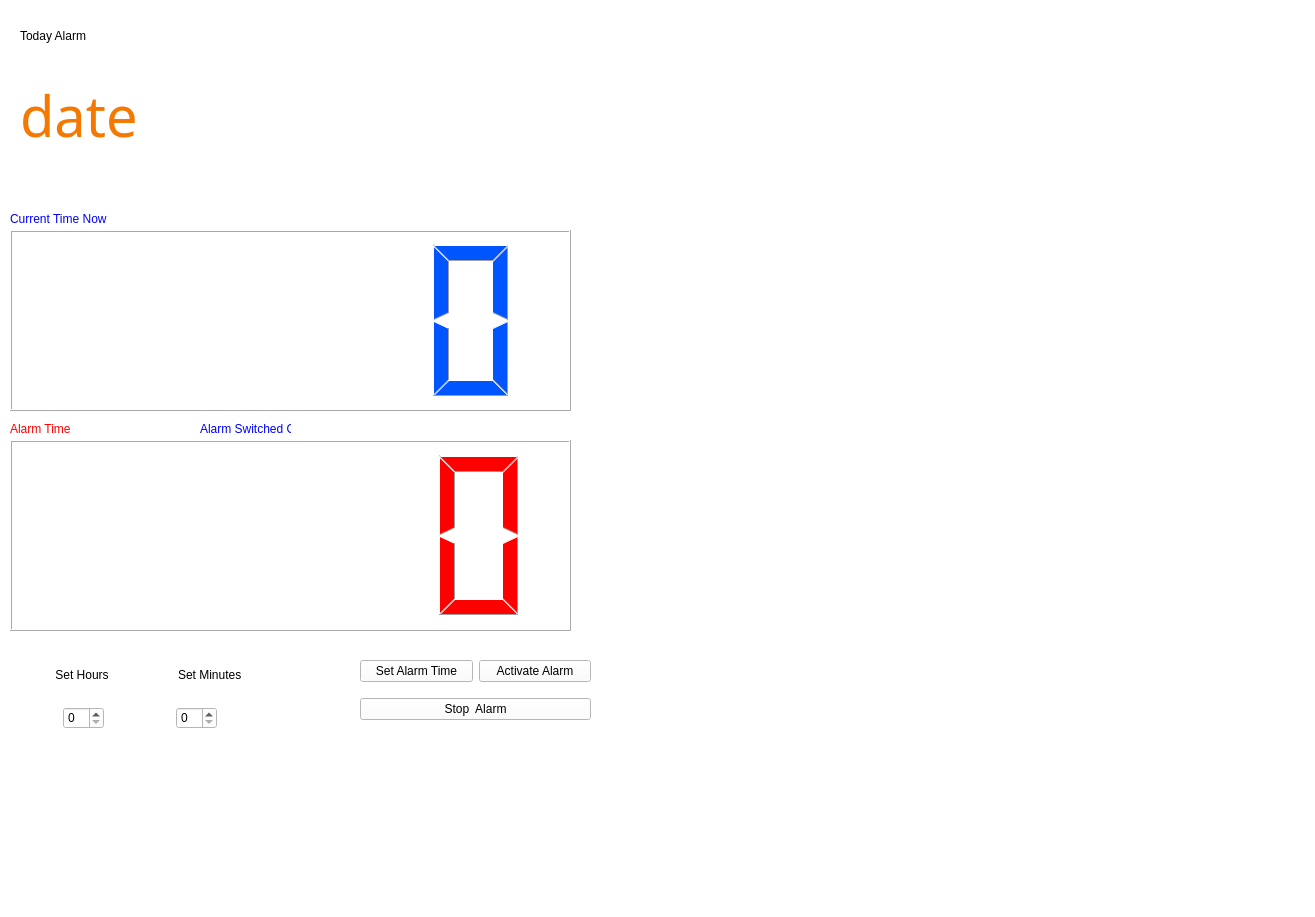
<?xml version="1.0" encoding="UTF-8"?>
<ui version="4.0">
 <class>Alarm</class>
 <widget class="QWidget" name="Alarm">
  <property name="windowModality">
   <enum>Qt::WindowModal</enum>
  </property>
  <property name="geometry">
   <rect>
    <x>0</x>
    <y>0</y>
    <width>1315</width>
    <height>917</height>
   </rect>
  </property>
  <property name="sizePolicy">
   <sizepolicy hsizetype="Fixed" vsizetype="Fixed">
    <horstretch>0</horstretch>
    <verstretch>0</verstretch>
   </sizepolicy>
  </property>
  <property name="palette">
   <palette>
    <active>
     <colorrole role="WindowText">
      <brush brushstyle="SolidPattern">
       <color alpha="255">
        <red>255</red>
        <green>255</green>
        <blue>255</blue>
       </color>
      </brush>
     </colorrole>
     <colorrole role="Button">
      <brush brushstyle="SolidPattern">
       <color alpha="255">
        <red>255</red>
        <green>255</green>
        <blue>255</blue>
       </color>
      </brush>
     </colorrole>
     <colorrole role="Base">
      <brush brushstyle="SolidPattern">
       <color alpha="255">
        <red>255</red>
        <green>255</green>
        <blue>255</blue>
       </color>
      </brush>
     </colorrole>
     <colorrole role="Window">
      <brush brushstyle="SolidPattern">
       <color alpha="255">
        <red>255</red>
        <green>255</green>
        <blue>255</blue>
       </color>
      </brush>
     </colorrole>
    </active>
    <inactive>
     <colorrole role="WindowText">
      <brush brushstyle="SolidPattern">
       <color alpha="255">
        <red>255</red>
        <green>255</green>
        <blue>255</blue>
       </color>
      </brush>
     </colorrole>
     <colorrole role="Button">
      <brush brushstyle="SolidPattern">
       <color alpha="255">
        <red>255</red>
        <green>255</green>
        <blue>255</blue>
       </color>
      </brush>
     </colorrole>
     <colorrole role="Base">
      <brush brushstyle="SolidPattern">
       <color alpha="255">
        <red>255</red>
        <green>255</green>
        <blue>255</blue>
       </color>
      </brush>
     </colorrole>
     <colorrole role="Window">
      <brush brushstyle="SolidPattern">
       <color alpha="255">
        <red>255</red>
        <green>255</green>
        <blue>255</blue>
       </color>
      </brush>
     </colorrole>
    </inactive>
    <disabled>
     <colorrole role="WindowText">
      <brush brushstyle="SolidPattern">
       <color alpha="255">
        <red>119</red>
        <green>120</green>
        <blue>120</blue>
       </color>
      </brush>
     </colorrole>
     <colorrole role="Button">
      <brush brushstyle="SolidPattern">
       <color alpha="255">
        <red>255</red>
        <green>255</green>
        <blue>255</blue>
       </color>
      </brush>
     </colorrole>
     <colorrole role="Base">
      <brush brushstyle="SolidPattern">
       <color alpha="255">
        <red>255</red>
        <green>255</green>
        <blue>255</blue>
       </color>
      </brush>
     </colorrole>
     <colorrole role="Window">
      <brush brushstyle="SolidPattern">
       <color alpha="255">
        <red>255</red>
        <green>255</green>
        <blue>255</blue>
       </color>
      </brush>
     </colorrole>
    </disabled>
   </palette>
  </property>
  <property name="windowTitle">
   <string>Alarm</string>
  </property>
  <property name="styleSheet">
   <string notr="true">background-color: rgb(255, 255, 255);</string>
  </property>
  <widget class="QLCDNumber" name="timeLCD">
   <property name="geometry">
    <rect>
     <x>10</x>
     <y>230</y>
     <width>561</width>
     <height>181</height>
    </rect>
   </property>
   <property name="sizePolicy">
    <sizepolicy hsizetype="Fixed" vsizetype="Fixed">
     <horstretch>0</horstretch>
     <verstretch>0</verstretch>
    </sizepolicy>
   </property>
   <property name="palette">
    <palette>
     <active>
      <colorrole role="WindowText">
       <brush brushstyle="SolidPattern">
        <color alpha="255">
         <red>0</red>
         <green>85</green>
         <blue>255</blue>
        </color>
       </brush>
      </colorrole>
      <colorrole role="Button">
       <brush brushstyle="SolidPattern">
        <color alpha="255">
         <red>255</red>
         <green>255</green>
         <blue>255</blue>
        </color>
       </brush>
      </colorrole>
      <colorrole role="Base">
       <brush brushstyle="SolidPattern">
        <color alpha="255">
         <red>255</red>
         <green>255</green>
         <blue>255</blue>
        </color>
       </brush>
      </colorrole>
      <colorrole role="Window">
       <brush brushstyle="SolidPattern">
        <color alpha="255">
         <red>255</red>
         <green>255</green>
         <blue>255</blue>
        </color>
       </brush>
      </colorrole>
     </active>
     <inactive>
      <colorrole role="WindowText">
       <brush brushstyle="SolidPattern">
        <color alpha="255">
         <red>0</red>
         <green>85</green>
         <blue>255</blue>
        </color>
       </brush>
      </colorrole>
      <colorrole role="Button">
       <brush brushstyle="SolidPattern">
        <color alpha="255">
         <red>255</red>
         <green>255</green>
         <blue>255</blue>
        </color>
       </brush>
      </colorrole>
      <colorrole role="Base">
       <brush brushstyle="SolidPattern">
        <color alpha="255">
         <red>255</red>
         <green>255</green>
         <blue>255</blue>
        </color>
       </brush>
      </colorrole>
      <colorrole role="Window">
       <brush brushstyle="SolidPattern">
        <color alpha="255">
         <red>255</red>
         <green>255</green>
         <blue>255</blue>
        </color>
       </brush>
      </colorrole>
     </inactive>
     <disabled>
      <colorrole role="WindowText">
       <brush brushstyle="SolidPattern">
        <color alpha="255">
         <red>119</red>
         <green>120</green>
         <blue>120</blue>
        </color>
       </brush>
      </colorrole>
      <colorrole role="Button">
       <brush brushstyle="SolidPattern">
        <color alpha="255">
         <red>255</red>
         <green>255</green>
         <blue>255</blue>
        </color>
       </brush>
      </colorrole>
      <colorrole role="Base">
       <brush brushstyle="SolidPattern">
        <color alpha="255">
         <red>255</red>
         <green>255</green>
         <blue>255</blue>
        </color>
       </brush>
      </colorrole>
      <colorrole role="Window">
       <brush brushstyle="SolidPattern">
        <color alpha="255">
         <red>255</red>
         <green>255</green>
         <blue>255</blue>
        </color>
       </brush>
      </colorrole>
     </disabled>
    </palette>
   </property>
  </widget>
  <widget class="QLCDNumber" name="alarmLCD">
   <property name="geometry">
    <rect>
     <x>10</x>
     <y>440</y>
     <width>561</width>
     <height>191</height>
    </rect>
   </property>
   <property name="sizePolicy">
    <sizepolicy hsizetype="Fixed" vsizetype="Fixed">
     <horstretch>0</horstretch>
     <verstretch>0</verstretch>
    </sizepolicy>
   </property>
   <property name="palette">
    <palette>
     <active>
      <colorrole role="WindowText">
       <brush brushstyle="SolidPattern">
        <color alpha="255">
         <red>255</red>
         <green>0</green>
         <blue>0</blue>
        </color>
       </brush>
      </colorrole>
      <colorrole role="Button">
       <brush brushstyle="SolidPattern">
        <color alpha="255">
         <red>255</red>
         <green>255</green>
         <blue>255</blue>
        </color>
       </brush>
      </colorrole>
      <colorrole role="Base">
       <brush brushstyle="SolidPattern">
        <color alpha="255">
         <red>255</red>
         <green>255</green>
         <blue>255</blue>
        </color>
       </brush>
      </colorrole>
      <colorrole role="Window">
       <brush brushstyle="SolidPattern">
        <color alpha="255">
         <red>255</red>
         <green>255</green>
         <blue>255</blue>
        </color>
       </brush>
      </colorrole>
     </active>
     <inactive>
      <colorrole role="WindowText">
       <brush brushstyle="SolidPattern">
        <color alpha="255">
         <red>255</red>
         <green>0</green>
         <blue>0</blue>
        </color>
       </brush>
      </colorrole>
      <colorrole role="Button">
       <brush brushstyle="SolidPattern">
        <color alpha="255">
         <red>255</red>
         <green>255</green>
         <blue>255</blue>
        </color>
       </brush>
      </colorrole>
      <colorrole role="Base">
       <brush brushstyle="SolidPattern">
        <color alpha="255">
         <red>255</red>
         <green>255</green>
         <blue>255</blue>
        </color>
       </brush>
      </colorrole>
      <colorrole role="Window">
       <brush brushstyle="SolidPattern">
        <color alpha="255">
         <red>255</red>
         <green>255</green>
         <blue>255</blue>
        </color>
       </brush>
      </colorrole>
     </inactive>
     <disabled>
      <colorrole role="WindowText">
       <brush brushstyle="SolidPattern">
        <color alpha="255">
         <red>119</red>
         <green>120</green>
         <blue>120</blue>
        </color>
       </brush>
      </colorrole>
      <colorrole role="Button">
       <brush brushstyle="SolidPattern">
        <color alpha="255">
         <red>255</red>
         <green>255</green>
         <blue>255</blue>
        </color>
       </brush>
      </colorrole>
      <colorrole role="Base">
       <brush brushstyle="SolidPattern">
        <color alpha="255">
         <red>255</red>
         <green>255</green>
         <blue>255</blue>
        </color>
       </brush>
      </colorrole>
      <colorrole role="Window">
       <brush brushstyle="SolidPattern">
        <color alpha="255">
         <red>255</red>
         <green>255</green>
         <blue>255</blue>
        </color>
       </brush>
      </colorrole>
     </disabled>
    </palette>
   </property>
  </widget>
  <widget class="QLabel" name="label">
   <property name="geometry">
    <rect>
     <x>10</x>
     <y>210</y>
     <width>141</width>
     <height>18</height>
    </rect>
   </property>
   <property name="sizePolicy">
    <sizepolicy hsizetype="Fixed" vsizetype="Fixed">
     <horstretch>0</horstretch>
     <verstretch>0</verstretch>
    </sizepolicy>
   </property>
   <property name="palette">
    <palette>
     <active>
      <colorrole role="WindowText">
       <brush brushstyle="SolidPattern">
        <color alpha="255">
         <red>0</red>
         <green>0</green>
         <blue>255</blue>
        </color>
       </brush>
      </colorrole>
      <colorrole role="Button">
       <brush brushstyle="SolidPattern">
        <color alpha="255">
         <red>255</red>
         <green>255</green>
         <blue>255</blue>
        </color>
       </brush>
      </colorrole>
      <colorrole role="Base">
       <brush brushstyle="SolidPattern">
        <color alpha="255">
         <red>255</red>
         <green>255</green>
         <blue>255</blue>
        </color>
       </brush>
      </colorrole>
      <colorrole role="Window">
       <brush brushstyle="SolidPattern">
        <color alpha="255">
         <red>255</red>
         <green>255</green>
         <blue>255</blue>
        </color>
       </brush>
      </colorrole>
     </active>
     <inactive>
      <colorrole role="WindowText">
       <brush brushstyle="SolidPattern">
        <color alpha="255">
         <red>0</red>
         <green>0</green>
         <blue>255</blue>
        </color>
       </brush>
      </colorrole>
      <colorrole role="Button">
       <brush brushstyle="SolidPattern">
        <color alpha="255">
         <red>255</red>
         <green>255</green>
         <blue>255</blue>
        </color>
       </brush>
      </colorrole>
      <colorrole role="Base">
       <brush brushstyle="SolidPattern">
        <color alpha="255">
         <red>255</red>
         <green>255</green>
         <blue>255</blue>
        </color>
       </brush>
      </colorrole>
      <colorrole role="Window">
       <brush brushstyle="SolidPattern">
        <color alpha="255">
         <red>255</red>
         <green>255</green>
         <blue>255</blue>
        </color>
       </brush>
      </colorrole>
     </inactive>
     <disabled>
      <colorrole role="WindowText">
       <brush brushstyle="SolidPattern">
        <color alpha="255">
         <red>119</red>
         <green>120</green>
         <blue>120</blue>
        </color>
       </brush>
      </colorrole>
      <colorrole role="Button">
       <brush brushstyle="SolidPattern">
        <color alpha="255">
         <red>255</red>
         <green>255</green>
         <blue>255</blue>
        </color>
       </brush>
      </colorrole>
      <colorrole role="Base">
       <brush brushstyle="SolidPattern">
        <color alpha="255">
         <red>255</red>
         <green>255</green>
         <blue>255</blue>
        </color>
       </brush>
      </colorrole>
      <colorrole role="Window">
       <brush brushstyle="SolidPattern">
        <color alpha="255">
         <red>255</red>
         <green>255</green>
         <blue>255</blue>
        </color>
       </brush>
      </colorrole>
     </disabled>
    </palette>
   </property>
   <property name="text">
    <string>Current Time Now</string>
   </property>
  </widget>
  <widget class="QLabel" name="label_2">
   <property name="geometry">
    <rect>
     <x>10</x>
     <y>420</y>
     <width>91</width>
     <height>18</height>
    </rect>
   </property>
   <property name="sizePolicy">
    <sizepolicy hsizetype="Fixed" vsizetype="Fixed">
     <horstretch>0</horstretch>
     <verstretch>0</verstretch>
    </sizepolicy>
   </property>
   <property name="palette">
    <palette>
     <active>
      <colorrole role="WindowText">
       <brush brushstyle="SolidPattern">
        <color alpha="255">
         <red>255</red>
         <green>0</green>
         <blue>0</blue>
        </color>
       </brush>
      </colorrole>
      <colorrole role="Button">
       <brush brushstyle="SolidPattern">
        <color alpha="255">
         <red>255</red>
         <green>255</green>
         <blue>255</blue>
        </color>
       </brush>
      </colorrole>
      <colorrole role="Base">
       <brush brushstyle="SolidPattern">
        <color alpha="255">
         <red>255</red>
         <green>255</green>
         <blue>255</blue>
        </color>
       </brush>
      </colorrole>
      <colorrole role="Window">
       <brush brushstyle="SolidPattern">
        <color alpha="255">
         <red>255</red>
         <green>255</green>
         <blue>255</blue>
        </color>
       </brush>
      </colorrole>
     </active>
     <inactive>
      <colorrole role="WindowText">
       <brush brushstyle="SolidPattern">
        <color alpha="255">
         <red>255</red>
         <green>0</green>
         <blue>0</blue>
        </color>
       </brush>
      </colorrole>
      <colorrole role="Button">
       <brush brushstyle="SolidPattern">
        <color alpha="255">
         <red>255</red>
         <green>255</green>
         <blue>255</blue>
        </color>
       </brush>
      </colorrole>
      <colorrole role="Base">
       <brush brushstyle="SolidPattern">
        <color alpha="255">
         <red>255</red>
         <green>255</green>
         <blue>255</blue>
        </color>
       </brush>
      </colorrole>
      <colorrole role="Window">
       <brush brushstyle="SolidPattern">
        <color alpha="255">
         <red>255</red>
         <green>255</green>
         <blue>255</blue>
        </color>
       </brush>
      </colorrole>
     </inactive>
     <disabled>
      <colorrole role="WindowText">
       <brush brushstyle="SolidPattern">
        <color alpha="255">
         <red>119</red>
         <green>120</green>
         <blue>120</blue>
        </color>
       </brush>
      </colorrole>
      <colorrole role="Button">
       <brush brushstyle="SolidPattern">
        <color alpha="255">
         <red>255</red>
         <green>255</green>
         <blue>255</blue>
        </color>
       </brush>
      </colorrole>
      <colorrole role="Base">
       <brush brushstyle="SolidPattern">
        <color alpha="255">
         <red>255</red>
         <green>255</green>
         <blue>255</blue>
        </color>
       </brush>
      </colorrole>
      <colorrole role="Window">
       <brush brushstyle="SolidPattern">
        <color alpha="255">
         <red>255</red>
         <green>255</green>
         <blue>255</blue>
        </color>
       </brush>
      </colorrole>
     </disabled>
    </palette>
   </property>
   <property name="text">
    <string>Alarm Time</string>
   </property>
  </widget>
  <widget class="QLabel" name="lblalarmstatus">
   <property name="geometry">
    <rect>
     <x>200</x>
     <y>420</y>
     <width>91</width>
     <height>18</height>
    </rect>
   </property>
   <property name="palette">
    <palette>
     <active>
      <colorrole role="WindowText">
       <brush brushstyle="SolidPattern">
        <color alpha="255">
         <red>0</red>
         <green>0</green>
         <blue>255</blue>
        </color>
       </brush>
      </colorrole>
      <colorrole role="Button">
       <brush brushstyle="SolidPattern">
        <color alpha="255">
         <red>255</red>
         <green>255</green>
         <blue>255</blue>
        </color>
       </brush>
      </colorrole>
      <colorrole role="Base">
       <brush brushstyle="SolidPattern">
        <color alpha="255">
         <red>255</red>
         <green>255</green>
         <blue>255</blue>
        </color>
       </brush>
      </colorrole>
      <colorrole role="Window">
       <brush brushstyle="SolidPattern">
        <color alpha="255">
         <red>255</red>
         <green>255</green>
         <blue>255</blue>
        </color>
       </brush>
      </colorrole>
     </active>
     <inactive>
      <colorrole role="WindowText">
       <brush brushstyle="SolidPattern">
        <color alpha="255">
         <red>0</red>
         <green>0</green>
         <blue>255</blue>
        </color>
       </brush>
      </colorrole>
      <colorrole role="Button">
       <brush brushstyle="SolidPattern">
        <color alpha="255">
         <red>255</red>
         <green>255</green>
         <blue>255</blue>
        </color>
       </brush>
      </colorrole>
      <colorrole role="Base">
       <brush brushstyle="SolidPattern">
        <color alpha="255">
         <red>255</red>
         <green>255</green>
         <blue>255</blue>
        </color>
       </brush>
      </colorrole>
      <colorrole role="Window">
       <brush brushstyle="SolidPattern">
        <color alpha="255">
         <red>255</red>
         <green>255</green>
         <blue>255</blue>
        </color>
       </brush>
      </colorrole>
     </inactive>
     <disabled>
      <colorrole role="WindowText">
       <brush brushstyle="SolidPattern">
        <color alpha="255">
         <red>119</red>
         <green>120</green>
         <blue>120</blue>
        </color>
       </brush>
      </colorrole>
      <colorrole role="Button">
       <brush brushstyle="SolidPattern">
        <color alpha="255">
         <red>255</red>
         <green>255</green>
         <blue>255</blue>
        </color>
       </brush>
      </colorrole>
      <colorrole role="Base">
       <brush brushstyle="SolidPattern">
        <color alpha="255">
         <red>255</red>
         <green>255</green>
         <blue>255</blue>
        </color>
       </brush>
      </colorrole>
      <colorrole role="Window">
       <brush brushstyle="SolidPattern">
        <color alpha="255">
         <red>255</red>
         <green>255</green>
         <blue>255</blue>
        </color>
       </brush>
      </colorrole>
     </disabled>
    </palette>
   </property>
   <property name="text">
    <string>Alarm Switched Off</string>
   </property>
  </widget>
  <widget class="QWidget" name="layoutWidget">
   <property name="geometry">
    <rect>
     <x>13</x>
     <y>648</y>
     <width>251</width>
     <height>81</height>
    </rect>
   </property>
   <layout class="QVBoxLayout" name="verticalLayout">
    <item>
     <layout class="QHBoxLayout" name="horizontalLayout">
      <item>
       <spacer name="horizontalSpacer_3">
        <property name="orientation">
         <enum>Qt::Horizontal</enum>
        </property>
        <property name="sizeType">
         <enum>QSizePolicy::Fixed</enum>
        </property>
        <property name="sizeHint" stdset="0">
         <size>
          <width>42</width>
          <height>20</height>
         </size>
        </property>
       </spacer>
      </item>
      <item>
       <widget class="QLabel" name="label_3">
        <property name="text">
         <string>Set Hours</string>
        </property>
        <property name="alignment">
         <set>Qt::AlignCenter</set>
        </property>
        <property name="wordWrap">
         <bool>false</bool>
        </property>
       </widget>
      </item>
      <item>
       <spacer name="horizontalSpacer_4">
        <property name="orientation">
         <enum>Qt::Horizontal</enum>
        </property>
        <property name="sizeHint" stdset="0">
         <size>
          <width>40</width>
          <height>20</height>
         </size>
        </property>
       </spacer>
      </item>
      <item>
       <widget class="QLabel" name="label_4">
        <property name="text">
         <string>Set Minutes</string>
        </property>
       </widget>
      </item>
      <item>
       <spacer name="horizontalSpacer_6">
        <property name="orientation">
         <enum>Qt::Horizontal</enum>
        </property>
        <property name="sizeType">
         <enum>QSizePolicy::Fixed</enum>
        </property>
        <property name="sizeHint" stdset="0">
         <size>
          <width>22</width>
          <height>20</height>
         </size>
        </property>
       </spacer>
      </item>
     </layout>
    </item>
    <item>
     <layout class="QHBoxLayout" name="horizontalLayout_2">
      <item>
       <spacer name="horizontalSpacer_2">
        <property name="orientation">
         <enum>Qt::Horizontal</enum>
        </property>
        <property name="sizeType">
         <enum>QSizePolicy::Fixed</enum>
        </property>
        <property name="sizeHint" stdset="0">
         <size>
          <width>50</width>
          <height>20</height>
         </size>
        </property>
       </spacer>
      </item>
      <item>
       <widget class="QSpinBox" name="spinBoxHrs">
        <property name="maximum">
         <number>23</number>
        </property>
       </widget>
      </item>
      <item>
       <spacer name="horizontalSpacer">
        <property name="orientation">
         <enum>Qt::Horizontal</enum>
        </property>
        <property name="sizeType">
         <enum>QSizePolicy::Fixed</enum>
        </property>
        <property name="sizeHint" stdset="0">
         <size>
          <width>66</width>
          <height>20</height>
         </size>
        </property>
       </spacer>
      </item>
      <item>
       <widget class="QSpinBox" name="spinBoxMinutes">
        <property name="maximum">
         <number>59</number>
        </property>
       </widget>
      </item>
      <item>
       <spacer name="horizontalSpacer_5">
        <property name="orientation">
         <enum>Qt::Horizontal</enum>
        </property>
        <property name="sizeHint" stdset="0">
         <size>
          <width>40</width>
          <height>20</height>
         </size>
        </property>
       </spacer>
      </item>
     </layout>
    </item>
   </layout>
  </widget>
  <widget class="QWidget" name="layoutWidget">
   <property name="geometry">
    <rect>
     <x>360</x>
     <y>650</y>
     <width>231</width>
     <height>81</height>
    </rect>
   </property>
   <layout class="QVBoxLayout" name="verticalLayout_2">
    <item>
     <layout class="QHBoxLayout" name="horizontalLayout_3">
      <item>
       <widget class="QPushButton" name="btnSetAlarm">
        <property name="text">
         <string>Set Alarm Time</string>
        </property>
       </widget>
      </item>
      <item>
       <widget class="QPushButton" name="btnEnableAlarm">
        <property name="text">
         <string>Activate Alarm</string>
        </property>
       </widget>
      </item>
     </layout>
    </item>
    <item>
     <layout class="QHBoxLayout" name="horizontalLayout_4">
      <item>
       <widget class="QPushButton" name="btnStopAlarm">
        <property name="text">
         <string>Stop  Alarm</string>
        </property>
       </widget>
      </item>
     </layout>
    </item>
   </layout>
  </widget>
  <widget class="QLabel" name="label_5">
   <property name="geometry">
    <rect>
     <x>20</x>
     <y>20</y>
     <width>101</width>
     <height>31</height>
    </rect>
   </property>
   <property name="text">
    <string>Today Alarm</string>
   </property>
  </widget>
  <widget class="QLabel" name="date">
   <property name="geometry">
    <rect>
     <x>20</x>
     <y>60</y>
     <width>551</width>
     <height>111</height>
    </rect>
   </property>
   <property name="font">
    <font>
     <family>Ubuntu Mono</family>
     <pointsize>42</pointsize>
     <weight>50</weight>
     <bold>false</bold>
    </font>
   </property>
   <property name="text">
    <string>&lt;html&gt;&lt;head/&gt;&lt;body&gt;&lt;p&gt;&lt;span style=&quot; color:#f57900;&quot;&gt;date&lt;/span&gt;&lt;/p&gt;&lt;/body&gt;&lt;/html&gt;</string>
   </property>
  </widget>
 </widget>
 <resources/>
 <connections/>
</ui>
